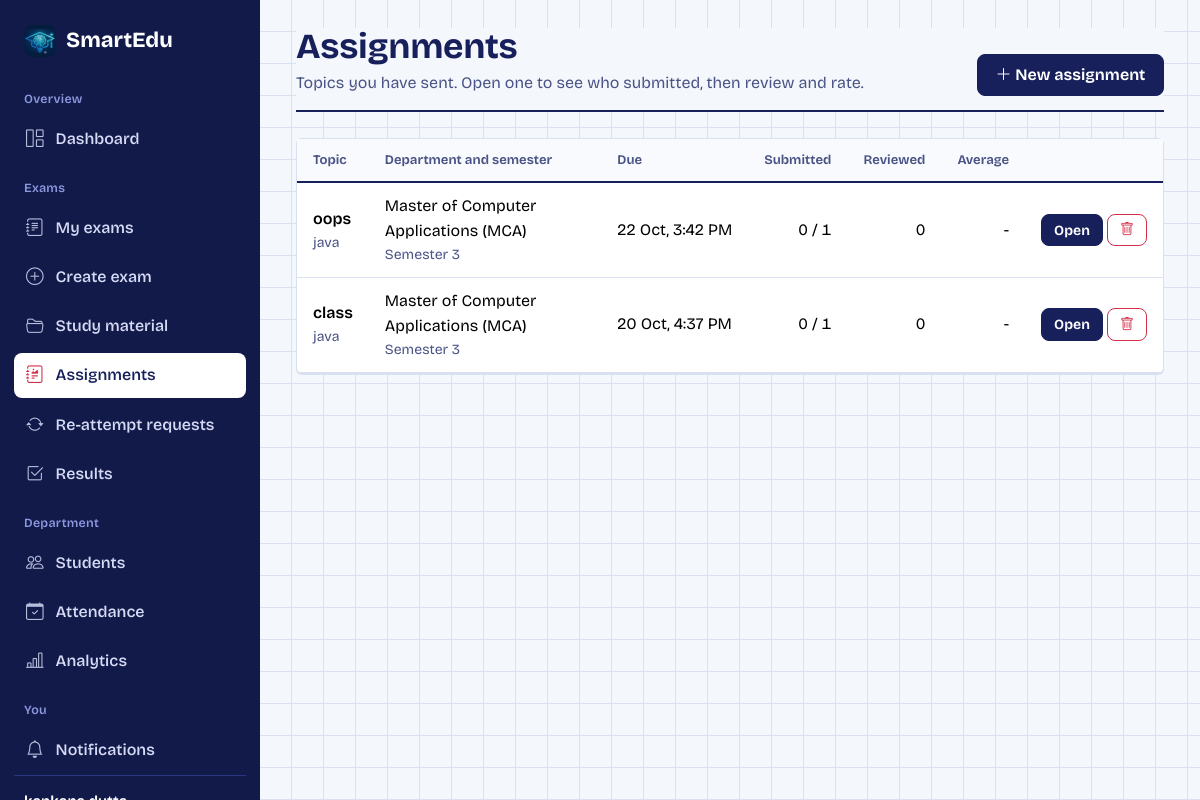
/assignments/ (signed in), run on the app's committed database.
### apps/assignments/models.py (models this page shows, shortened)
class Assignment(models.Model):
    title = models.CharField('Topic', max_length=200)
    description = models.TextField(blank=True)
    subject = models.CharField(max_length=100)
    department = models.CharField('Department', max_length=100, db_index=True)
    semester = models.PositiveSmallIntegerField('Semester', default=1)
    due_date = models.DateTimeField(null=True, blank=True)
    created_by = models.ForeignKey(User, on_delete=models.CASCADE, related_name='assignments')
    created_at = models.DateTimeField(auto_now_add=True)
    class Meta:
        ordering = ['-created_at']

### apps/assignments/views.py (the view, shortened to what this page needs)
# urls.py: path('', views.assignment_list, name='assignment_list'),
@login_required
def assignment_list(request):
    user = request.user
    if user.role == 'TEACHER':
        qs = (Assignment.objects.filter(created_by=user)
              .annotate(done=Count('submissions', distinct=True),
                        reviewed=Count('submissions', filter=Q(submissions__rating__isnull=False), distinct=True),
                        avg=Avg('submissions__rating')))
        rows = []
        for a in qs:
            a.avg_int = int(round(a.avg)) if a.avg else 0
            a.total = students_in(a.department, a.semester).count()
            rows.append(a)
        return render(request, 'assignments/teacher_list.html', {'assignments': rows})
    return redirect('admin_dashboard')

### apps/accounts/context_processors.py (called while the page is built)
def departments(request):
    return {'DEPT_SEM_MAP': dept_semester_map()}

### apps/accounts/departments.py (called while the page is built)
def semester_count(department):
    return 4 if department in FOUR_SEMESTER else 8

def dept_semester_map():
    return {d: semester_count(d) for d in DEPARTMENTS}

def students_in(department, semester):
    from .models import User
    return User.objects.filter(role='STUDENT', is_active=True, student_profile__department=department,
                               student_profile__semester=semester)

### apps/notifications/context_processors.py (called while the page is built, shortened)
def notifications(request):
    if not request.user.is_authenticated:
        return {'unread_notifications': 0}
    from .models import Notification
    user = request.user
    ctx = {'unread_notifications': Notification.objects.filter(recipient=user, is_read=False).count(),
           'badge_reattempts': 0, 'badge_reviews': 0, 'badge_assignments': 0, 'badge_missed': 0}
    if user.role == 'TEACHER':
        from apps.reattempt.models import ReattemptRequest
        from apps.assignments.models import AssignmentSubmission
        ctx['badge_reattempts'] = ReattemptRequest.objects.filter(exam__created_by=user, status='PENDING').count()
        ctx['badge_reviews'] = AssignmentSubmission.objects.filter(assignment__created_by=user, rating__isnull=True).count()
    return ctx

### templates/assignments/teacher_list.html (shortened to what this page needs)
{% extends 'base.html' %}
{% block content %}
{% url 'assignment_create' as create_url %}
<div class="page-head"><div><h1>Assignments</h1><p>Topics you have sent. Open one to see who submitted, then review and rate.</p></div>
  <div class="page-actions"><a class="btn btn-primary" href="{{ create_url }}"><i class="bi bi-plus-lg"></i> New assignment</a></div></div>
<div class="panel"><div class="table-wrap"><table class="table table-hover">
  <thead><tr><th>Topic</th><th>Department and semester</th><th>Due</th><th class="text-end">Submitted</th><th class="text-end">Reviewed</th><th class="text-end">Average</th><th></th></tr></thead><tbody>
  {% for a in assignments %}<tr>
    <td class="fw-semibold">{{ a.title }}<div class="small text-muted fw-normal">{{ a.subject }}</div></td><td>{{ a.department }}<div class="small text-muted">Semester {{ a.semester }}</div></td>
    <td class="text-nowrap">{% if a.due_date %}{{ a.due_date|date:"j M, g:i A" }}{% else %}-{% endif %}</td>
    <td class="text-end num">{{ a.done }} / {{ a.total }}</td><td class="text-end num">{{ a.reviewed }}</td>
    <td class="text-end">{% if a.avg %}{% include 'partials/stars.html' with rating=a.avg_int %}{% else %}-{% endif %}</td>
    <td class="text-end text-nowrap"><a class="btn btn-sm btn-primary" href="{% url 'assignment_detail' a.id %}">Open</a>
      <form class="d-inline" method="post" action="{% url 'assignment_delete' a.id %}" data-confirm="Delete &quot;{{ a.title }}&quot; and all its submissions?">{% csrf_token %}<button class="btn btn-sm btn-outline-danger" aria-label="Delete {{ a.title }}"><i class="bi bi-trash"></i></button></form></td>
  </tr>{% empty %}<tr><td colspan="7">{% include 'partials/empty.html' with icon='bi-journal-richtext' text='You have not sent an assignment yet.' href=create_url cta='Send your first assignment' %}</td></tr>{% endfor %}
  </tbody></table></div></div>
{% endblock %}

### static/css/app.css (style rules this page uses)
:root { --paper: #F4F7FC; --sheet: #fff; --ink: #17205B; --ink-soft: #4A5385; --line: #D9E0EF; --red: #D32F4B; --red-soft: #FBE3E7; --hl: #FFE259; --band: #121A4A; --band-line: #2B3680; --green: #1B7F5A; --green-soft: #DDF3E9; --amber-soft: #FFF3C4; --font: "Bricolage Grotesque", "Segoe UI", system-ui, sans-serif; --pen: "Caveat", "Segoe Print", cursive; --bs-body-font-family: var(--font); --bs-body-color: var(--ink); --bs-body-bg: var(--paper); --bs-primary: #17205B; --bs-primary-rgb: 23,32,91; --bs-link-color: #17205B; --bs-link-hover-color: #D32F4B; --bs-border-color: var(--line); --bs-danger: #D32F4B; --bs-danger-rgb: 211,47,75; --bs-success: #1B7F5A; --bs-success-rgb: 27,127,90; --bs-border-radius: 8px; }
html { scroll-behavior: smooth; }
body { font-family: var(--font); font-size: 16px; line-height: 1.55; -webkit-font-smoothing: antialiased; background: var(--paper); }
h1,h2,h3,h4,h5 { font-family: var(--font); font-weight: 700; letter-spacing: -0.01em; color: var(--ink); }
a { text-underline-offset: 3px; }
.text-muted, .text-secondary { color: var(--ink-soft) !important; }
.num { font-variant-numeric: tabular-nums; }
.btn { font-weight: 650; border-radius: 8px; padding: .5rem 1.1rem; }
.btn-primary { --bs-btn-bg: var(--ink); --bs-btn-border-color: var(--ink); --bs-btn-hover-bg: #0E1546; --bs-btn-hover-border-color: #0E1546; --bs-btn-active-bg: #0E1546; --bs-btn-disabled-bg: var(--ink); --bs-btn-disabled-border-color: var(--ink); }
.btn-outline-danger { --bs-btn-color: var(--red); --bs-btn-border-color: var(--red); --bs-btn-hover-bg: var(--red); --bs-btn-hover-border-color: var(--red); }
.btn-sm { padding: .3rem .75rem; font-size: .875rem; }
.page-head { display: flex; flex-wrap: wrap; align-items: flex-end; justify-content: space-between; gap: 14px; margin-bottom: 26px; padding-bottom: 14px; border-bottom: 2px solid var(--ink); background: var(--paper); }
.page-head h1 { font-size: clamp(1.6rem, 3vw, 2.2rem); margin: 0; line-height: 1.1; }
.page-head p { margin: 4px 0 0; color: var(--ink-soft); }
.page-actions { display: flex; flex-wrap: wrap; gap: 8px; }
.panel { background: var(--sheet); border: 1px solid var(--line); border-radius: 6px; box-shadow: 0 1px 0 var(--line); }
.table { --bs-table-bg: transparent; margin: 0; }
.table > :not(caption) > * > * { padding: .7rem 1rem; border-bottom-color: var(--line); vertical-align: middle; }
.table thead th { font-size: .82rem; font-weight: 650; color: var(--ink-soft); background: #F8FAFE; border-bottom: 2px solid var(--ink); white-space: nowrap; }
.table-wrap { overflow-x: auto; }

### data on the page
Assignment: title "oops", subject "java", department "Master of Computer Applications (MCA)", semester "3", due_date "22 Oct, 3:42 PM", done "0", total "1", reviewed "0"
Assignment: title "class", subject "java", department "Master of Computer Applications (MCA)", semester "3", due_date "20 Oct, 4:37 PM", done "0", total "1", reviewed "0"
